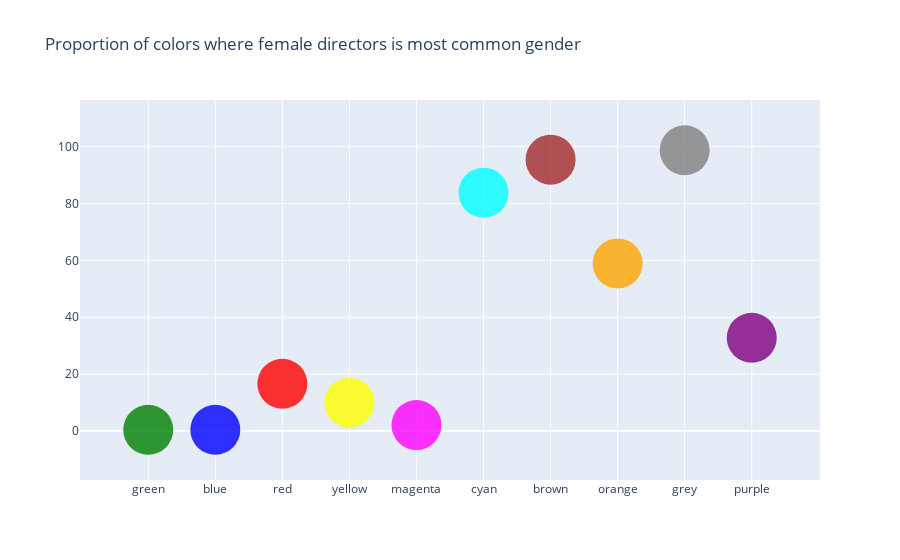

Notebook source saved alongside this figure:
### Code cell
import plotly.graph_objects as go

fig = go.Figure(data=[go.Scatter(
    x=['green','blue','red','yellow','magenta','cyan','brown','orange','grey','purple'],
    y=[green_w,blue_w,red_w,yellow_w,magenta_w,cyan_w,brown_w,orange_w,grey_w,purple_w],
    mode='markers',
    marker=dict(
        color=['green','blue','red','yellow','magenta','cyan','brown','orange','grey','purple'],
        size = 50
        #size=[green_s,blue_s,red_s,yellow_s,magenta_s,cyan_s,black_s,white_s]
        ),
    opacity = 0.8
)])

fig.update_layout(
    title = 'Proportion of colors where female directors is most common gender',
    )

fig.show()

### Figure 1 — Plotly figure (JSON) as saved in the notebook; plotly's stock layout.template omitted (floating-point values rounded to 4 significant figures)
{"data": [{"marker": {"color": ["green", "blue", "red", "yellow", "magenta", "cyan", "brown", "orange", "grey", "purple"], "size": 50}, "mode": "markers", "opacity": 0.8, "type": "scatter", "x": ["green", "blue", "red", "yellow", "magenta", "cyan", "brown", "orange", "grey", "purple"], "y": [0.4149, 0.4149, 16.6, 9.959, 2.075, 83.82, 95.44, 58.92, 98.76, 32.78]}], "layout": {"title": {"text": "Proportion of colors where female directors is most common gender"}}}
